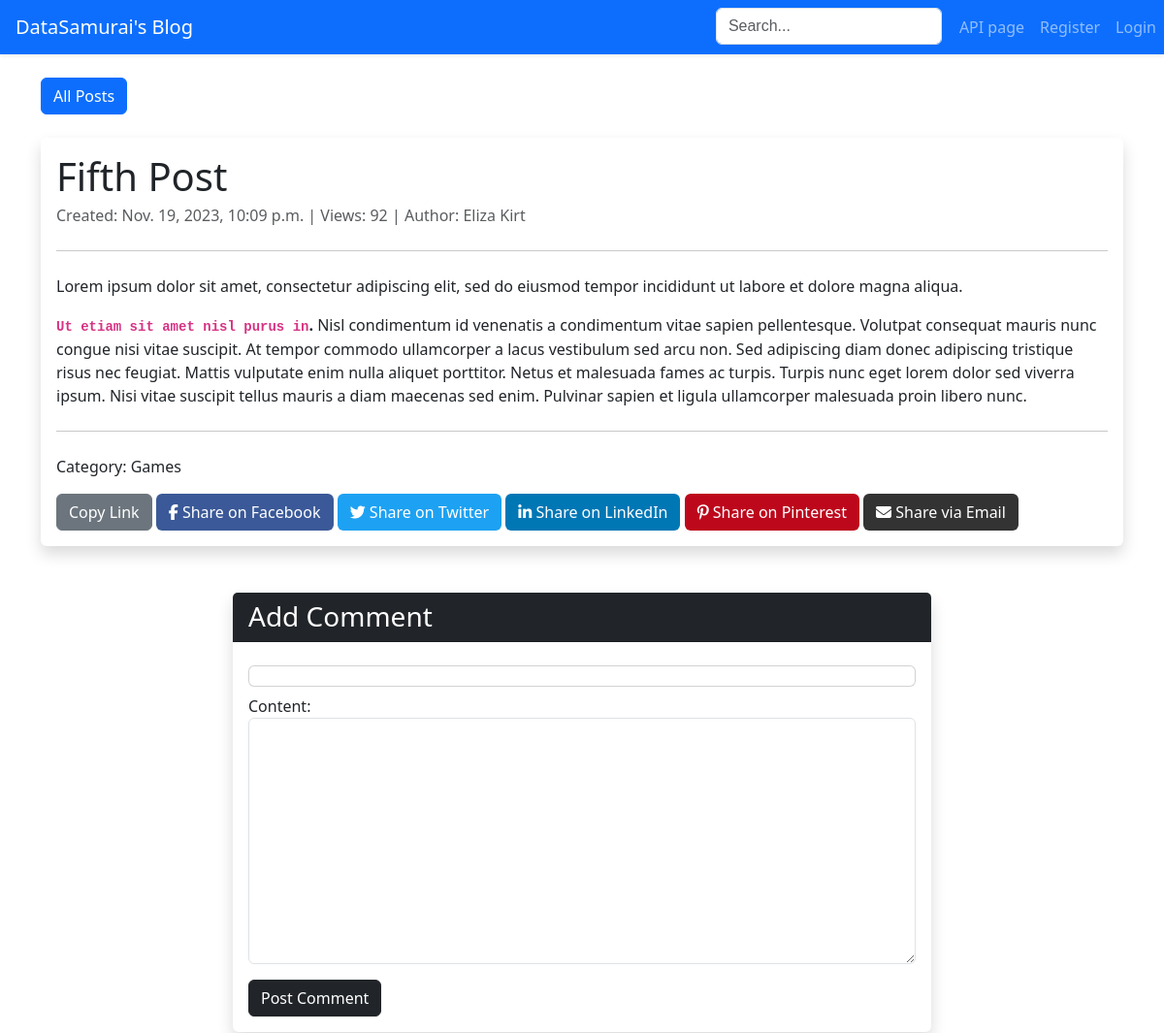
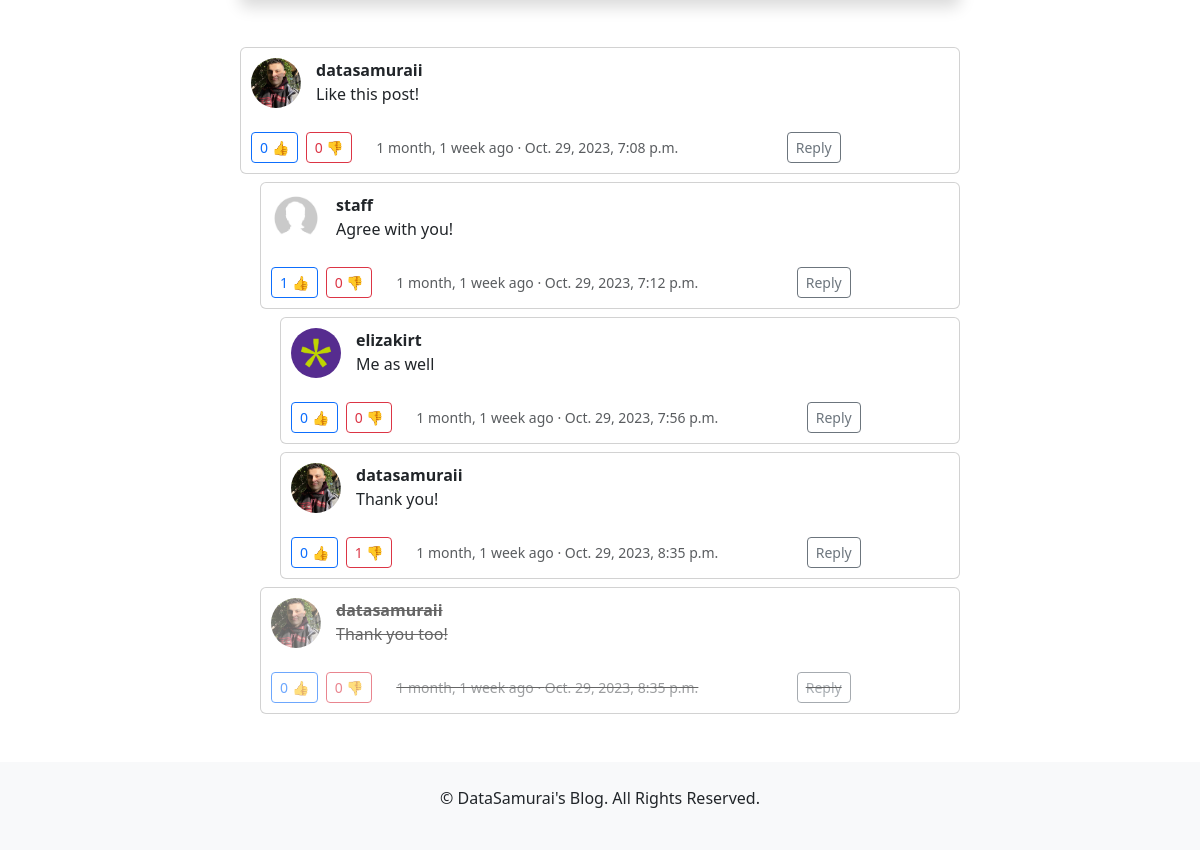
Page /blog/post/1/ on the committed database (2 pictures, top to bottom).
### posts/models.py (models this page shows, shortened)
class Post(models.Model):
    title = models.CharField(max_length=100, unique=True)
    content = RichTextField()
    category = models.ForeignKey('Category', on_delete=models.SET_NULL, null=True)
    author = models.ForeignKey(settings.AUTH_USER_MODEL, on_delete=models.SET_NULL, null=True)
    date_scheduled = models.DateTimeField(null=True, blank=True)
    date_published = models.DateTimeField(null=True, blank=True)
    views = models.PositiveIntegerField(default=0)
    share_count = models.IntegerField(default=0)
    is_published = models.BooleanField(default=False)
    def __str__(self):
        return self.title
    class Meta:
        ordering = ['-date_published']

class Category(models.Model):
    title = models.CharField(max_length=30)
    description = models.TextField()
    class Meta:
        ordering = ['title']
        verbose_name_plural = 'Categories'

class Comment(models.Model):
    content = models.CharField(max_length=500)
    author = models.ForeignKey(settings.AUTH_USER_MODEL, on_delete=models.SET_NULL, null=True)
    post = models.ForeignKey('Post', on_delete=models.CASCADE)
    timestamp = models.DateTimeField(auto_now_add=True)
    parent_comment = models.ForeignKey('self', on_delete=models.CASCADE, null=True, default=None)
    is_deleted = models.BooleanField(default=False)
    is_profane = models.BooleanField(default=False)
    is_negative = models.BooleanField(default=False)
    @property
    def likes_count(self):
        return self.reactions.filter(reaction_type='like').count()
    @property
    def dislikes_count(self):
        return self.reactions.filter(reaction_type='dislike').count()
    class Meta:
        ordering = ['timestamp']

### users/models.py (models this page shows, shortened)
class CustomUser(AbstractUser):
    is_banned = models.BooleanField(default=False)
    bio = models.CharField(max_length=200, blank=True, null=True, default=None)
    social_media = models.JSONField(default=dict, blank=True)
    profile_picture = models.ImageField(upload_to='profile_pictures/', blank=True, null=True)
    def __str__(self):
        return self.username
    class Meta:
        ordering = ['id']

### posts/views.py (the view)
# urls.py: path('post/<int:post_id>/', views.PostDetailView.as_view(), name='post_detail'),
class PostDetailView(DetailView):
    model = Post
    template_name = 'posts/post_detail.html'
    context_object_name = 'post'
    def get_object(self, queryset=None):
        post_id = self.kwargs.get('post_id')
        return get_object_or_404(self.model, pk=post_id)
    def get_context_data(self, **kwargs):
        context = super().get_context_data(**kwargs)
        context['comments'] = self.object.comment_set.filter(parent_comment__isnull=True).order_by(
            '-timestamp').prefetch_related('comment_set')
        context['form'] = CommentForm()
        return context
    def get(self, request, *args, **kwargs):
        response = super().get(request, *args, **kwargs)
        self.handle_views_counter()
        return response
    def handle_views_counter(self):
        ip = self.request.META.get('REMOTE_ADDR')
        time_threshold = timezone.now() - timedelta(hours=24)
        recent_views = ViewedPost.objects.filter(
            post=self.object, ip_address=ip, timestamp__gte=time_threshold
        )
        session_key = f'viewed_post_{self.object.id}'
        if not self.request.session.get(session_key) and not recent_views.exists():
            Post.objects.filter(pk=self.object.pk).update(views=F('views') + 1)
            self.request.session[session_key] = True
            self.request.session.set_expiry(86400)  # 24 hours in seconds
            ViewedPost.objects.create(post=self.object, ip_address=ip)

### posts/forms.py
class CommentForm(forms.ModelForm):
    parent_comment = forms.ModelChoiceField(
        queryset=Comment.objects.all(),
        required=False,
        widget=forms.HiddenInput()
    )
    class Meta:
        model = Comment
        fields = ['content', 'parent_comment']
        widgets = {
            'content': forms.Textarea(attrs={'class': 'form-control'}),
        }

### utils/utils.py (called while the page is built)
def get_user_ip(request):
    x_forwarded_for = request.META.get('HTTP_X_FORWARDED_FOR')
    if x_forwarded_for:
        ip = x_forwarded_for.split(',')[0]
    else:
        ip = request.META.get('REMOTE_ADDR')
    return ip

### templates/posts/post_detail.html (shortened to what this page needs)
{% extends 'base.html' %}
{% load static %}
{% block page_content %}
    <div class="d-flex justify-content-between align-items-center mt-4">
        <a href="{% url 'post_list' %}" class="btn btn-primary">All Posts</a>
    </div>
    <div class="card border-0 shadow my-4">
        <div class="card-body">
            <h1 class="card-title">{{ post.title }}</h1>
            <p class="card-subtitle mb-2 text-muted">
                Created: {{ post.date_published }} |
                Views: {{ post.views }} |
                Author: {{ post.author.first_name }} {{ post.author.last_name }}
            </p>
            <hr class="my-4"/>
            <div class="card-text mb-4">
                {{ post.content|safe }}
            </div>
            <hr class="my-4"/>
            <p>Category: {{ post.category.title }}</p>
            <div>
                <button onclick="sharePost({{ post.id }}); copyToClipboard('{{ request.build_absolute_uri }}')"
                        class="btn btn-secondary">Copy Link
                </button>
                <a href="https://www.facebook.com/sharer/sharer.php?u={{ request.build_absolute_uri|urlencode }}"
                   target="_blank" onclick="sharePost({{ post.id }})" class="btn btn-facebook">
                    <i class="fab fa-facebook-f"></i> Share on Facebook
                </a>
                <a href="https://twitter.com/intent/tweet?text={{ post.title|urlencode }}&url={{ request.build_absolute_uri|urlencode }}"
                   target="_blank" onclick="sharePost({{ post.id }})" class="btn btn-twitter">
                    <i class="fab fa-twitter"></i> Share on Twitter
                </a>
                <a href="https://www.linkedin.com/shareArticle?mini=true&url={{ request.build_absolute_uri|urlencode }}&title={{ post.title|truncatechars:200|urlencode }}&summary={{ post.content|truncatewords:20|striptags|urlencode }}"
                   target="_blank" onclick="sharePost({{ post.id }})" class="btn btn-linkedin">
                    <i class="fab fa-linkedin-in"></i> Share on LinkedIn
                </a>
                <a href="https://pinterest.com/pin/create/button/?url={{ request.build_absolute_uri|urlencode }}&media={% static 'images/favicon.png' %}&description={{ post.title|urlencode }}"
                   target="_blank" onclick="sharePost({{ post.id }})" class="btn btn-pinterest">
                    <i class="fab fa-pinterest-p"></i> Share on Pinterest
                </a>
                <a href="mailto:?subject={{ post.title|urlencode }}&body=Check out this post: {{ request.build_absolute_uri|urlencode }}"
                   onclick="sharePost({{ post.id }})" class="btn btn-email">
                    <i class="fas fa-envelope"></i> Share via Email
                </a>
            </div>
        </div>
    </div>
    {% include 'posts/comment_list.html' %}
{% endblock %}

### templates/posts/comment_detail.html (shortened to what this page needs)
{% load static %}
<div>
    <div class="card mt-2" style="margin-left: {{ depth|default:'0' }}px;">
        <div class="card-body comment-container {% if comment.is_deleted %}deleted-comment{% endif %}">
            <div class="comment-flex-container">
                <img src="
                        {% if comment.author.profile_picture %}{{ comment.author.profile_picture.url }}{% else %}{% static 'images/profile-placeholder.jpg' %}{% endif %}"
                     class="profile-picture" alt="Profile Picture">
                <div class="comment-content">
                    <strong>{{ comment.author }}</strong>
                    {% if comment.is_profane or comment.is_negative %}
                        <p class="content-placeholder" onclick="toggleCommentContent(this, {{ comment.id }})">
                            THIS COMMENT HAS BEEN MARKED FOR PROFANITY OR NEGATIVITY. CLICK TO REVEAL.
                        </p>
                        <p class="original-content" id="comment-content-{{ comment.id }}" style="display: none;">
                            {{ comment.content }}
                            <button onclick="toggleCommentContent(null, {{ comment.id }})" class="hide-content-btn">
                                Hide
                            </button>
                        </p>
                    {% else %}
                        <p>{{ comment.content }}</p>
                    {% endif %}
                </div>
            </div>
            <div class="d-flex align-items-center">
                <form action="{% url 'comment_reaction' comment.id %}" method="post" style="display: inline;">
                    <button type="submit" class="btn btn-sm btn-outline-primary me-2">
                         {{ comment.likes_count }} 👍
                    </button>
                </form>
                <form action="{% url 'comment_reaction' comment.id %}" method="post" style="display: inline;">
                    <button type="submit" class="btn btn-sm btn-outline-danger me-4">
                         {{ comment.dislikes_count }} 👎
                    </button>
                </form>
                <small class="text-muted">{{ comment.timestamp|timesince }} ago · {{ comment.timestamp }}</small>
                <button type="button" onclick="setReplyTo('{{ comment.id }}', '{{ comment.content|escapejs }}');"
                        class="btn btn-sm btn-outline-secondary m-auto">Reply
                </button>
            </div>
        </div>
    </div>
    {% with replies=comment.comment_set.all new_depth=depth|add:'20' %}
        {% for reply in replies %}
            {% include 'posts/comment_detail.html' with comment=reply depth=new_depth %}
        {% endfor %}
    {% endwith %}
</div>

### templates/posts/post_detail.html (style rules this page uses)
.btn-facebook { background-color: #3b5998; color: white; }
.btn-twitter { background-color: #1da1f2; color: white; }
.btn-linkedin { background-color: #0077b5; color: white; }
.btn-pinterest { background-color: #bd081c; color: white; }
.btn-email { background-color: #333333; color: white; }

### templates/posts/comment_list.html (style rules this page uses)
.comment-container { position: relative; padding: 10px; }
.deleted-comment { text-decoration: line-through; color: #000000; pointer-events: none; opacity: 0.6; cursor: not-allowed; }
.comment-flex-container { display: flex; align-items: start; margin-bottom: 10px; }
.comment-content { flex-grow: 1; }
.profile-picture { border-radius: 50%; width: 50px; height: 50px; object-fit: cover; margin-right: 15px; }

### rows in the picture
Post: title "Fifth Post", date_published "Nov. 19, 2023, 10:09 p.m.", views "92", author.first_name "Eliza", author.last_name "Kirt", content "Lorem ipsum dolor sit amet, consectetur adipiscing elit, sed do eiusmod tempor incididunt ut labore et dolore magna aliqua. Ut etiam sit amet nisl purus in . Nisl condimentum id venenatis a condimentum vitae sapien pellentesque. Volutpat consequat mauris nunc congue nisi vitae suscipit. At tempor commodo ullamcorper a lacus vestibulum sed arcu non. Sed adipiscing diam donec adipiscing tristique risus nec feugiat. Mattis vulputate enim nulla aliquet porttitor. Netus et malesuada fames ac turpis. Turpis nunc eget lorem dolor sed viverra ipsum. Nisi vitae suscipit tellus mauris a diam maecenas sed enim. Pulvinar sapien et ligula ullamcorper malesuada proin libero nunc.", category "Games"
Comment: author.profile_picture (picture), author "datasamuraii", content "Like this post!", likes_count "0", dislikes_count "0", timestamp "1 month, 1 week", timestamp "Oct. 29, 2023, 7:08 p.m."
Comment: author "staff", content "Agree with you!", likes_count "1", dislikes_count "0", timestamp "1 month, 1 week", timestamp "Oct. 29, 2023, 7:12 p.m."
Comment: author.profile_picture (picture), author "elizakirt", content "Me as well", likes_count "0", dislikes_count "0", timestamp "1 month, 1 week", timestamp "Oct. 29, 2023, 7:56 p.m."
Comment: author.profile_picture (picture), author "datasamuraii", content "Thank you!", likes_count "0", dislikes_count "1", timestamp "1 month, 1 week", timestamp "Oct. 29, 2023, 8:35 p.m."
Comment: author.profile_picture (picture), author "datasamuraii", content "Thank you too!", likes_count "0", dislikes_count "0", timestamp "1 month, 1 week", timestamp "Oct. 29, 2023, 8:35 p.m."
